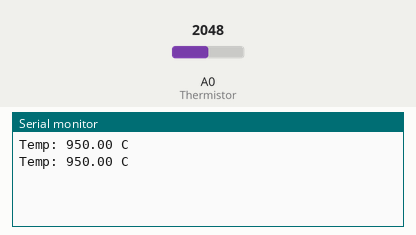
Bench run of a sketch on a simulated Particle Photon. On the bench: the last lines printed to the serial monitor. Inputs (shaded band) come from the test bench; at power-on: A0 (Thermistor) = 2048.

Above: at 5.8 s.
5.9 s: A0 (Thermistor) set to 2866
At 10.9 s:
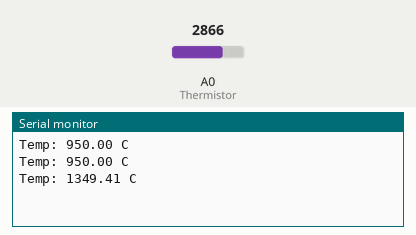
11.9 s: A0 (Thermistor) set to 3603
At 15.9 s:
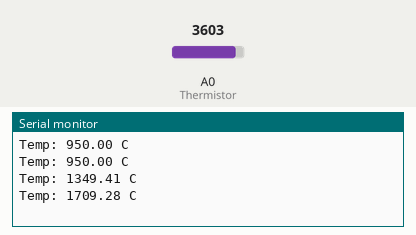
Timing chart, 0 to 17.4 s (numbered marks = the images above; inputs shaded):
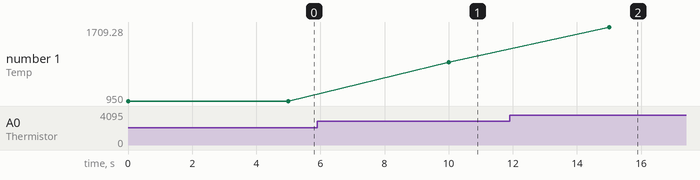

The sketch:

base.ino
```cpp
// include the library code:
//#include <LiquidCrystal.h>
// initialize the library with the numbers of the interface pins
//LiquidCrystal lcd(4, 5, 9, 10, 11, 12);
int Thermistor = A0;
double tempF;
double tempC;
int beta = 4090;
int resistence = 10;

void setup()
{
  pinMode(Thermistor,INPUT);
// set up the LCD's number of columns and rows:
//lcd.begin(16, 2);
//lcd.clear();
  Serial.begin(9600);
  Particle.variable("temperature", &tempF, DOUBLE);
}


void loop()
{
//read thermistor value

double voltage = analogRead(Thermistor)*5.0;
voltage /= 1024.0;
//the calculating formula of temperature
//float tempC = beta /(log((1025.0 * 10 / a - 10) / 10) + beta / 298.0) - 273.0;
tempC = (voltage - .5)*100;
tempF = (tempC * 9.0/5.0) + 32;
//float tempF = 1.8*tempC + 32.0;
// Print a message of "Temp: "to the LCD.
// set the cursor to column 0, line 0
//lcd.setCursor(0, 0);
//lcd.print("Temp: ");
Serial.print("Temp: ");
// Print a centigrade temperature to the LCD.
//lcd.print(tempC);
Serial.print(tempC);
// Print the unit of the centigrade temperature to the LCD.
//lcd.print(" C");
Serial.print(" C");
Serial.println();
// set the cursor to column 0, line 1
// (note: line 1 is the second row, since counting begins with 0):
//lcd.setCursor(0, 1);
//lcd.print("Fahr: ");
// Print a Fahrenheit temperature to the LCD.
//lcd.print(tempF);
// Print the unit of the Fahrenheit temperature to the LCD.
//lcd.print(" F");
delay(5000); //wait for 100 milliseconds
}
```

Measured:
- after the input at 5.9 s, the serial monitor: prints a new line after 4.1 s (image 1)
- after the input at 11.9 s, the serial monitor: prints a new line after 3.1 s (image 2)
- plotted number 1: 950 → 1349.41 after the input at 5.9 s, 1349.41 → 1709.28 after the input at 11.9 s
